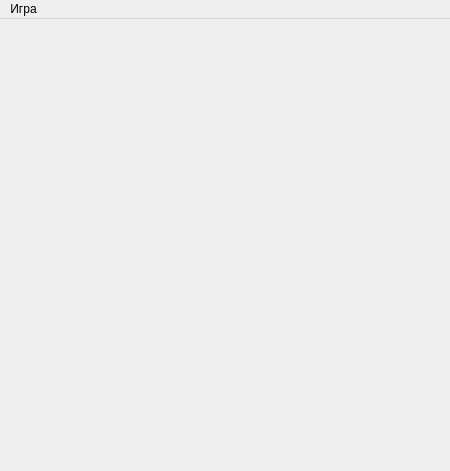
<?xml version="1.0" encoding="UTF-8"?>
<ui version="4.0">
 <class>MainWindow</class>
 <widget class="QMainWindow" name="MainWindow">
  <property name="geometry">
   <rect>
    <x>0</x>
    <y>0</y>
    <width>450</width>
    <height>471</height>
   </rect>
  </property>
  <property name="sizePolicy">
   <sizepolicy hsizetype="Fixed" vsizetype="Fixed">
    <horstretch>0</horstretch>
    <verstretch>0</verstretch>
   </sizepolicy>
  </property>
  <property name="minimumSize">
   <size>
    <width>450</width>
    <height>450</height>
   </size>
  </property>
  <property name="maximumSize">
   <size>
    <width>450</width>
    <height>471</height>
   </size>
  </property>
  <property name="windowTitle">
   <string>MainWindow</string>
  </property>
  <widget class="QWidget" name="centralWidget">
   <property name="sizePolicy">
    <sizepolicy hsizetype="Fixed" vsizetype="Fixed">
     <horstretch>0</horstretch>
     <verstretch>0</verstretch>
    </sizepolicy>
   </property>
   <property name="minimumSize">
    <size>
     <width>450</width>
     <height>450</height>
    </size>
   </property>
   <property name="maximumSize">
    <size>
     <width>450</width>
     <height>450</height>
    </size>
   </property>
  </widget>
  <widget class="QMenuBar" name="menuBar">
   <property name="geometry">
    <rect>
     <x>0</x>
     <y>0</y>
     <width>450</width>
     <height>21</height>
    </rect>
   </property>
   <widget class="QMenu" name="menu">
    <property name="title">
     <string>Игра</string>
    </property>
    <addaction name="action"/>
    <addaction name="action_2"/>
    <addaction name="action_3"/>
   </widget>
   <addaction name="menu"/>
  </widget>
  <action name="action">
   <property name="text">
    <string>Старт</string>
   </property>
  </action>
  <action name="action_2">
   <property name="text">
    <string>Настройки</string>
   </property>
  </action>
  <action name="action_3">
   <property name="text">
    <string>Выход</string>
   </property>
  </action>
 </widget>
 <layoutdefault spacing="6" margin="11"/>
 <resources/>
 <connections/>
</ui>
